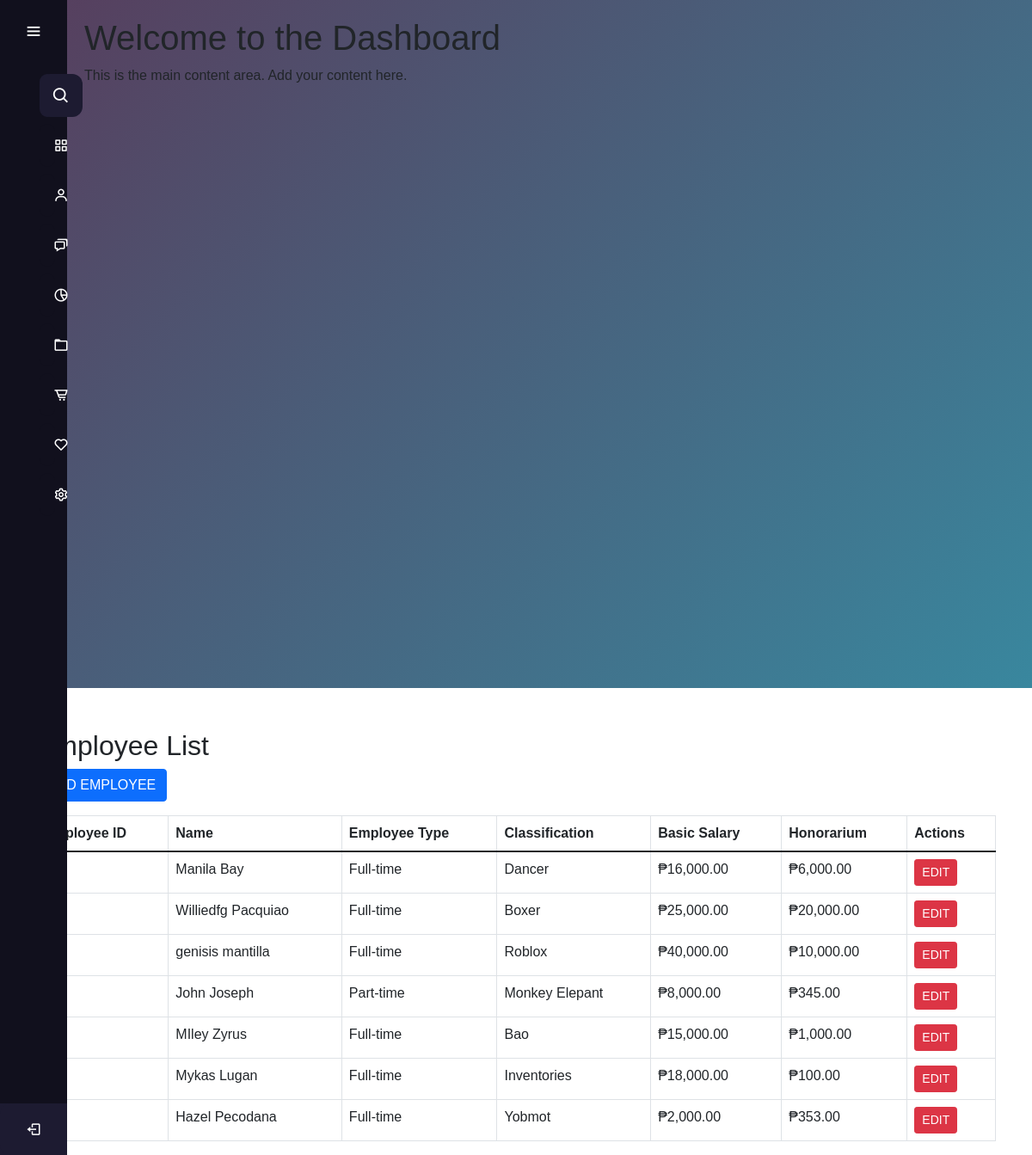
The page /manage_employees.php on the database as committed earlier.
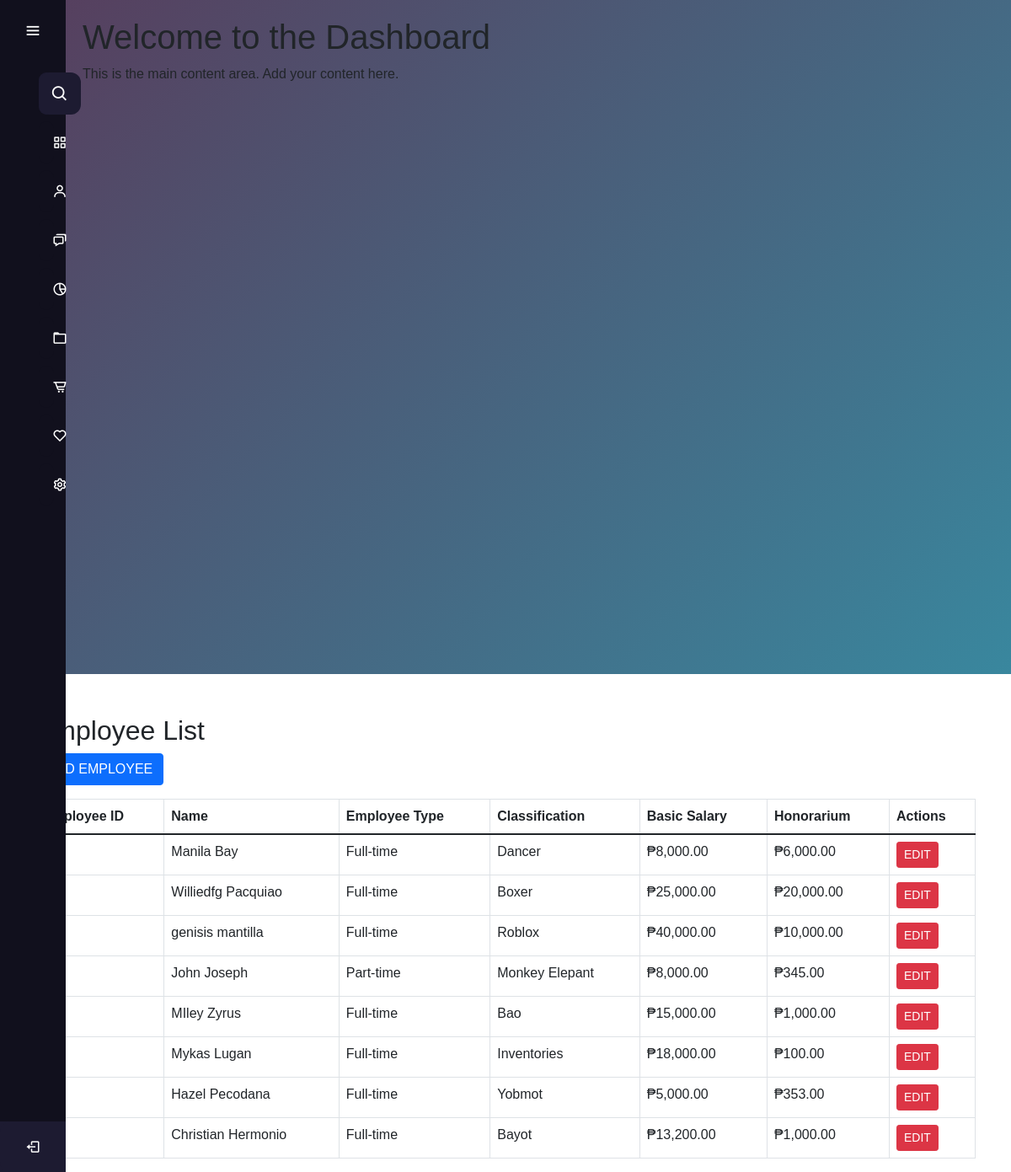
The same page on the database as committed later.
### tables this page shows
CREATE TABLE `employees` (
  `employee_id` int(11) NOT NULL,
  `first_name` varchar(255) NOT NULL,
  `last_name` varchar(255) NOT NULL,
  `suffix_title` varchar(50) NOT NULL,
  `employee_type` enum('full-time','part-time') NOT NULL,
  `classification` varchar(255) NOT NULL,
  `basic_salary` decimal(10,2) NOT NULL,
  `honorarium` decimal(10,2) DEFAULT 0.00,
  `incentives` decimal(10,0) NOT NULL,
  `overload_rate` decimal(10,0) NOT NULL,
  `watch_reward` decimal(10,0) NOT NULL,
  `absent_lateRate` decimal(10,0) NOT NULL,
  `created_at` timestamp NOT NULL DEFAULT current_timestamp()
);

### manage_employees.php (the view, shortened to what this page needs)
<?php
$conn = new mysqli('localhost', 'root', '', 'gfi_exel');
$sql_fetch = "SELECT * FROM employees";
$result = $conn->query($sql_fetch);
?>
<!DOCTYPE html>
<html lang="en">
<?php include 'sidebars.php'; ?>
<head>
    <link rel="stylesheet" href="/css/bootstrap.min.css">
</head>
<body>
    <div class="container mt-5">
        <div id="employeeList">
            <h2 class="mb-9">Employee List</h2>
            <button class="btn btn-primary mb-3" onclick="toggleView('addEmployee')">ADD EMPLOYEE</button>
            <table class="table table-bordered">
                <thead>
                    <tr>
                        <th>Employee ID</th>
                        <th>Name</th>
                        <th>Employee Type</th>
                        <th>Classification</th>
                        <th>Basic Salary</th>
                        <th>Honorarium</th>
                        <th>Actions</th>
                    </tr>
                </thead>
                <tbody>
                    <?php
                    if ($result->num_rows > 0) {
                        while ($row = $result->fetch_assoc()) {
                            echo "<tr>
                                    <td>" . $row['employee_id'] . "</td>
                                    <td>" . $row['first_name'] . " " . $row['last_name'] . "</td>
                                    <td>" . ucfirst($row['employee_type']) . "</td>
                                    <td>" . $row['classification'] . "</td>
                                    <td>₱" . number_format($row['basic_salary'], 2) . "</td>
                                    <td>₱" . number_format($row['honorarium'], 2) . "</td>
                                    <td>
                                        <button class='btn btn-danger btn-sm' onclick='toggleEditForm(" . $row['employee_id'] . ")'>EDIT</button>
                                    </td>
                                  </tr>";
                        }
                    } else {
                        echo "<tr><td colspan='7'>No employees found.</td></tr>";
                    }
                    ?>
                </tbody>
            </table>
        </div>
    </div>
</body>
</html>

Rows that differ between the two databases and show on the page:
changed employees "Manila": basic_salary "16,000.00" → "8,000.00"
changed employees "Hazel": basic_salary "2,000.00" → "5,000.00"
added employees: first_name "Christian", last_name "Hermonio", employee_type "Full-time", classification "Bayot", basic_salary "13,200.00", honorarium "1,000.00"
